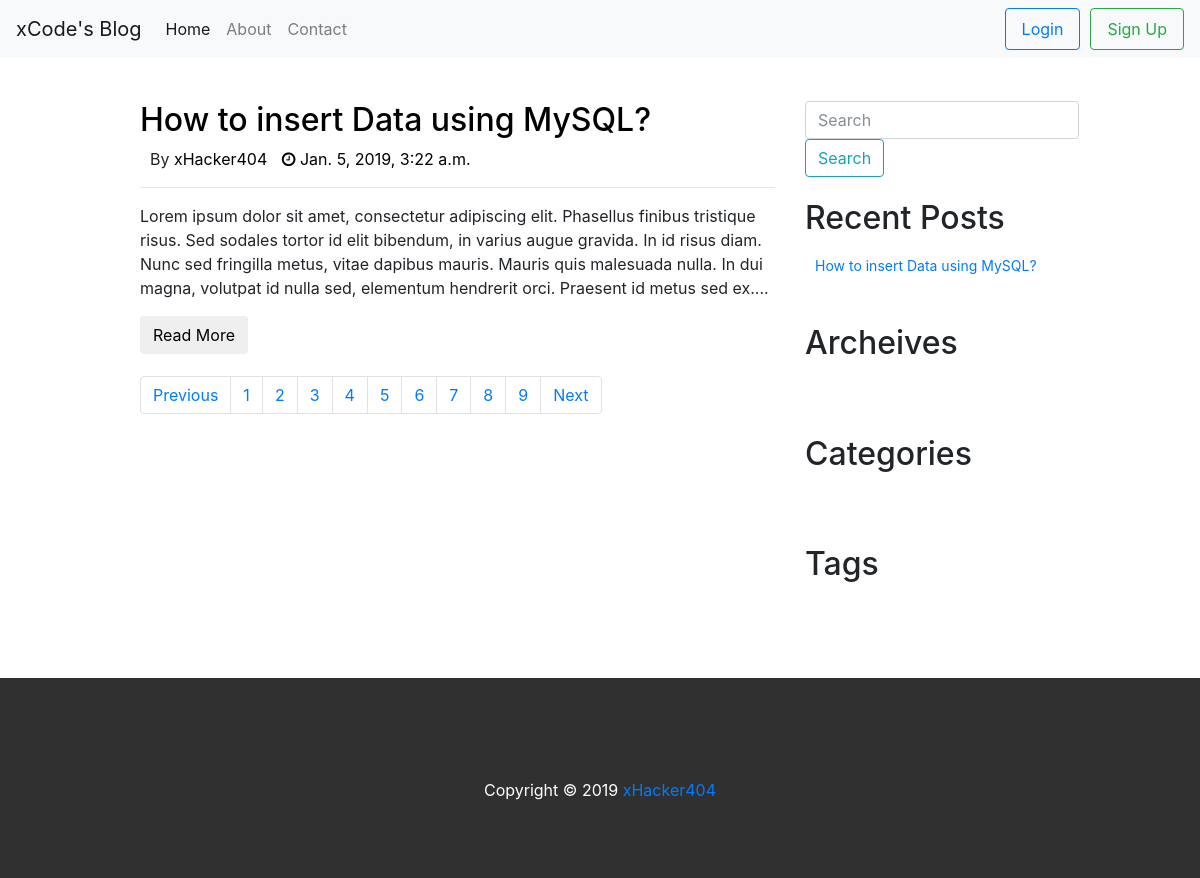
Before: /blog/author/xHacker404/ with the older database file.
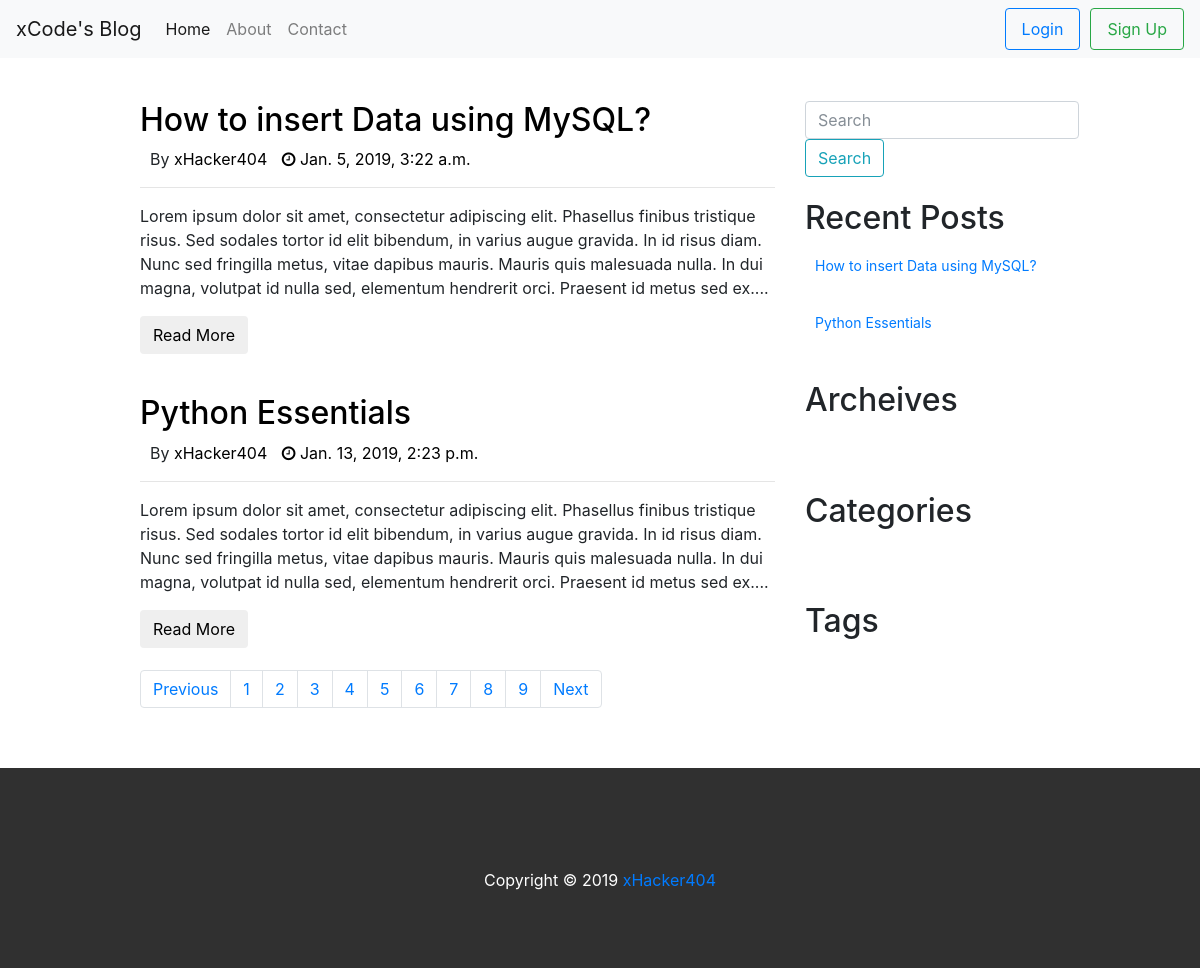
After: the same page with the newer database file.
### blog/models.py (models this page shows, shortened)
class Post(models.Model):
    title = models.CharField(max_length=250,unique=True)
    content = models.CharField(max_length=1000)
    tag = models.CharField(max_length=100,default='sql')
    category = models.CharField(max_length=150, default='uncategoried')
    featured_img = models.ImageField(upload_to='featured_images', blank=True)
    author = models.CharField(max_length=100, default="xHacker404")
    published_date = models.DateTimeField()

### blog/views.py (the view)
# urls.py: path('author/<str:author>/', views.archeive_posts_by_author, name='archeive_author'),
def archeive_posts_by_author(request, author):
    post_list = Post.objects.filter(author=author)
    context = {'posts':post_list}
    return render(request, 'blog/archeive.html', context)

### templates/blog/archeive.html
<!DOCTYPE html>
{% extends 'blog/base.html'%}
{% block post_block %}
<div class="col-md-7">
	{% if posts %}
			{% for post in posts %}
		<div class="post">
        <h2><a href="single.html"> {{ post.title}} </a></h2>
        <ul>
            <li>By  <a href="archeive.html">{{ post.author}}</a></li>
            <li><a href="archeive.html"> <i class="fa fa-clock-o" aria-hidden="true"></i> {{ post.published_date }}</a></li>
        </ul>
        <hr>
        <p>{{post.content}}</p>
        <button class="btn"><a href="single.html">Read More</a></button>
    </div>
		{% endfor %}
		<nav aria-label="Page navigation example" style="margin-top:22px">
					<ul class="pagination" style="position: relative; align-self: center">
						<li class="page-item"><a class="page-link" href="#">Previous</a></li>
						<li class="page-item"><a class="page-link" href="#">1</a></li>
						<li class="page-item"><a class="page-link" href="#">2</a></li>
						<li class="page-item"><a class="page-link" href="#">3</a></li>
						<li class="page-item"><a class="page-link" href="#">4</a></li>
						<li class="page-item"><a class="page-link" href="#">5</a></li>
						<li class="page-item"><a class="page-link" href="#">6</a></li>
						<li class="page-item"><a class="page-link" href="#">7</a></li>
						<li class="page-item"><a class="page-link" href="#">8</a></li>
						<li class="page-item"><a class="page-link" href="#">9</a></li>
						<li class="page-item"><a class="page-link" href="#">Next</a></li>
					</ul>
		</nav>
		{% else %}
		<p>Sorry!! No post has been found!!!</p>
		{% endif %}
</div>
{% endblock %}

### templates/blog/base.html (shortened to what this page needs)
<!DOCTYPE html>
{% load staticfiles %}
<html lang="us">
<head>
    <link href="{% static "css/bootstrap.min.css" %}"rel="stylesheet" type="text/css">
    <link href="{% static "css/jquery-ui.css" %}" rel="stylesheet">
    <link rel="stylesheet" href="https://cdnjs.cloudflare.com/ajax/libs/font-awesome/4.7.0/css/font-awesome.min.css">
    <link href="{% static "css/style.css" %}" rel="stylesheet" type="text/css">
</head>
<body>
		<div class="row">
        <div class="col-md-12">
            <nav class="navbar navbar-expand-lg navbar-light bg-light fixed-top">
              <a class="navbar-brand" href="index.html">xCode's Blog</a>
              <div class="collapse navbar-collapse" id="navbarSupportedContent">
                <ul class="navbar-nav mr-auto">
                  <li class="nav-item active">
                    <a class="nav-link" href="{% url 'index'%}">Home <span class="sr-only">(current)</span></a>
                  </li>
                  <li class="nav-item">
                    <a class="nav-link" href="#">About</a>
                  </li>
                  <li class="nav-item">
                    <a class="nav-link " href="#">Contact</a>
                  </li>
                </ul>
                <form class="form-inline my-2 my-lg-0">
									{% if user.is_authenticated %}
									<a class="nav-link btn btn-outline-primary" href="{% url 'blog:logout' %}" >Logout</a>
                  <h2 style="font-size:24px; padding-left:10px"> Hello {{user.username}} </h2>
									{% else %}
									<a class="nav-link btn btn-outline-primary" href="{% url 'blog:user_login' %}" >Login</a>
                  <a class="nav-link btn btn-outline-success" href="{% url 'blog:sign-up'%}" style="margin-left: 10px">Sign Up</a>
									{% endif %}
								</form>
              </div>
         </nav>
        </div>
    </div>
    <div class="container">
        <div class="row" style="margin-top:100px ">
            <div class="col-md-1" id="left-sidebar"></div>
            {% block post_block %}
            {% endblock %}
            <div class="col-md-4" id="right-sidebar">
                <form class="form-inline">
                    <input class="form-control mr-sm-2" type="text" placeholder="Search">
                    <button class="btn btn-outline-info my-2 my-sm-0" type="submit">Search</button>
               </form>
                 <div class="widget">
                    <h2>Recent Posts</h2>
										{% if posts %}
											{% for post in posts %}
										<ul>
                        <li> <a href="blog/posts/{{post.id}}">{{post.title}}</a> </li>
                    </ul>
											{% endfor %}
										{% else %}
										<p>No Recent Post!</p>
										{% endif %}
                </div>
                <div class="widget">
                    <h2>Archeives</h2>
                    <ul>
                    </ul>
                </div>
                <div class="widget">
                    <h2>Categories</h2>
                    <ul>
                    </ul>
                </div>
                <div class="widget">
                    <h2>Tags</h2>
                    <ul>
                    </ul>
                </div>
            </div>
        </div>
    </div>
    <div class="row">
            <div class="col-md-12">
                <footer>
                    Copyright &copy; 2019 <a href="http://xHacker404.com">xHacker404</a>
                </footer>
            </div>
    </div>
</body>
</html>

Changed rows visible on the page:
added Post: title "Python Essentials", author "xHacker404", published_date "Jan. 13, 2019, 2:23 p.m.", content "Lorem ipsum dolor sit amet, consectetur adipiscing elit. Phasellus finibus tristique risus. Sed sodales tortor id elit bibendum, in varius augue gravida. In id risus diam. Nunc sed fringilla metus, vitae dapibus mauris. Mauris quis malesuada nulla. In dui magna, volutpat id nulla sed, elementum hendrerit orci. Praesent id metus sed ex...."
